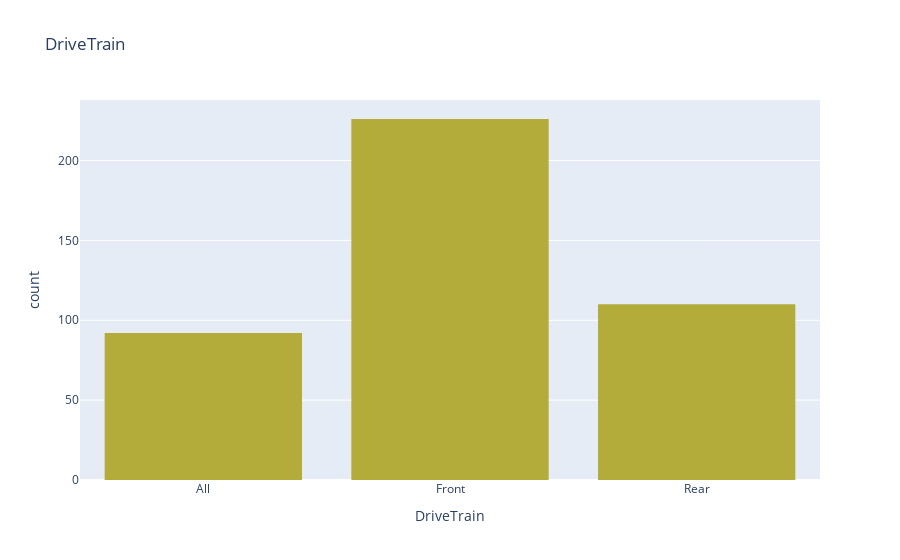

The notebook cell this image was saved under:
### Markdown cell above
The above graph shows the distribution of models by origin region, and we can see a fairly even distribution, with all three regions having Automobile giants like Ford and Chevy in USA, Mercedes, BMW, Volkswagen (all German giants) in Europe, and Asia being dominated by Japanese giants like Toyota, Honda, Nissan and so on.

### Code cell
fig = px.histogram(df,x = "DriveTrain", 
                  title = "DriveTrain",
                  color_discrete_sequence= ['#B4AC3A'])

fig.show()

### Figure 1 — Plotly figure (JSON) as saved in the notebook; plotly's stock layout.template omitted (floating-point values rounded to 4 significant figures; data arrays with more than 128 entries replaced by an {"elided": "..."} marker saying what was removed)
{"data": [{"alignmentgroup": "True", "bingroup": "x", "hovertemplate": "DriveTrain=%{x}<br>count=%{y}<extra></extra>", "legendgroup": "", "marker": {"color": "#B4AC3A", "pattern": {"shape": ""}}, "name": "", "offsetgroup": "", "orientation": "v", "showlegend": false, "type": "histogram", "x": {"elided": "428 str values"}, "xaxis": "x", "yaxis": "y"}], "layout": {"barmode": "relative", "legend": {"tracegroupgap": 0}, "title": {"text": "DriveTrain"}, "xaxis": {"anchor": "y", "domain": [0, 1], "title": {"text": "DriveTrain"}}, "yaxis": {"anchor": "x", "domain": [0, 1], "title": {"text": "count"}}}}
